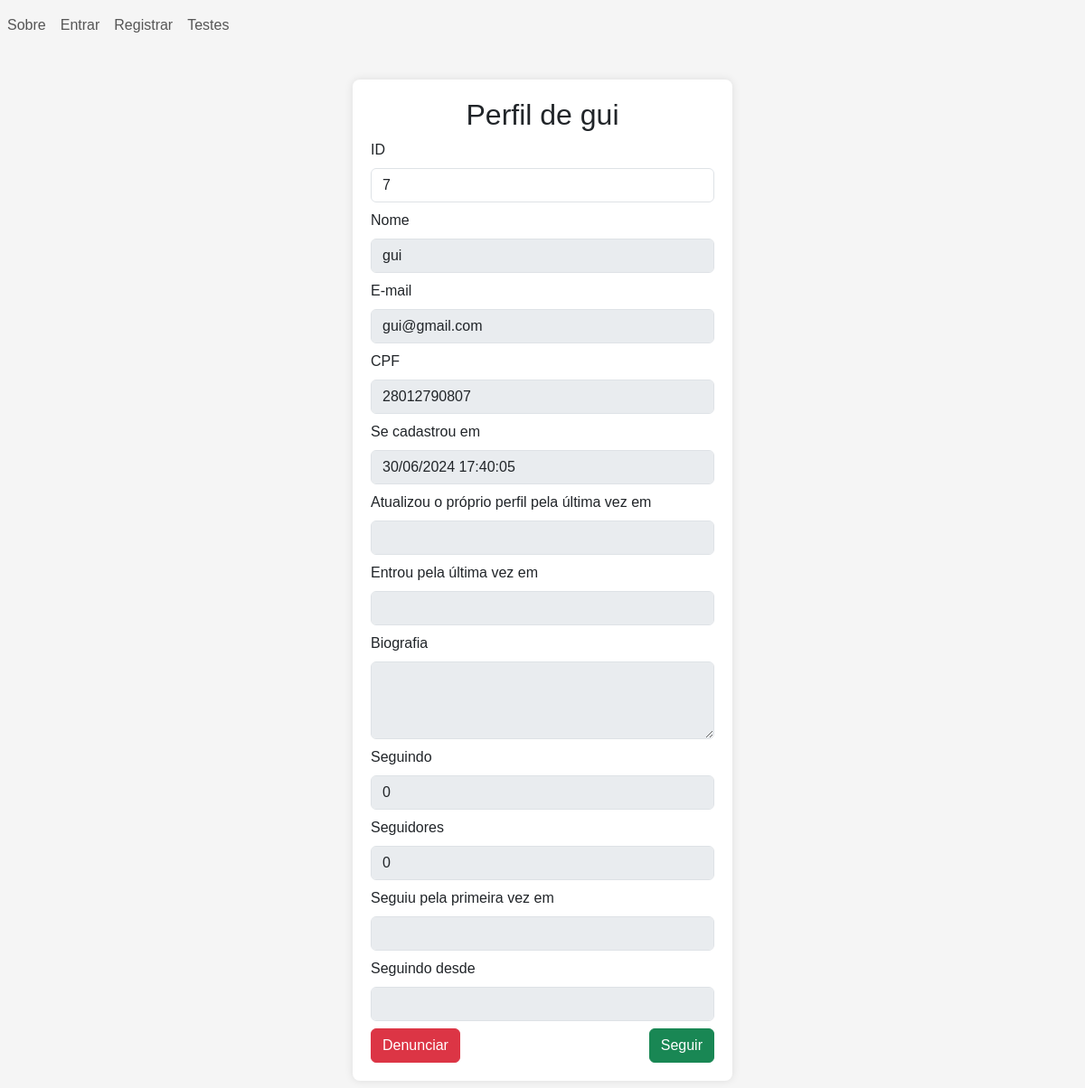
The app's page /users/profile.php?id=7, older data.
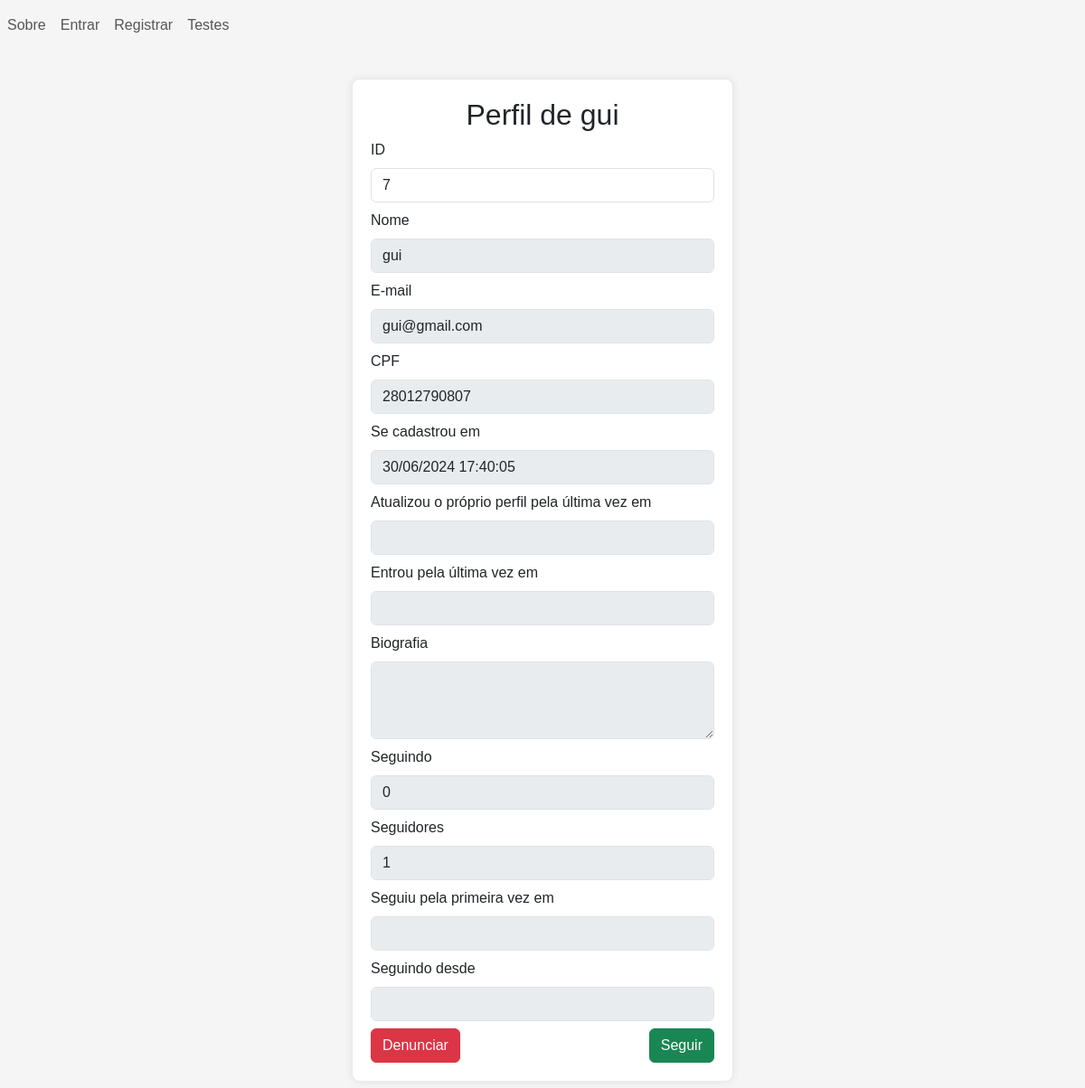
The same page, newer data.
### tables this page shows
CREATE TABLE users (
    id INTEGER PRIMARY KEY AUTOINCREMENT,
    username VARCHAR(255) NOT NULL,
    email VARCHAR(255) NOT NULL UNIQUE,
    cpf VARCHAR(11) NOT NULL UNIQUE,
    created_at DATETIME DEFAULT CURRENT_TIMESTAMP,
    updated_at DATETIME
, pass VARCHAR(255) NOT NULL, bio VARCHAR(100), total_followers INTEGER DEFAULT 0, total_posts INTEGER DEFAULT 0, logged_at TIMESTAMP, adm boolean DEFAULT false, total_following INTEGER default 0);

### src/back/config.php (called while the page is built, shortened)
<?php
    function format_date($date_string){
        return $date_string != null ? date('d/m/Y H:i:s',strtotime($date_string)) : "";
    }
    function db_conn(){
        $db = new SQLite3(SRC_URL.'back/database.sqlite',SQLITE3_OPEN_READWRITE);
        return $db;
    }
    function get_user_by($unique_col,$col_value){
        $db = db_conn();
        $se_SQL = "SELECT * FROM users WHERE $unique_col LIKE :col_value";
        $se_query = $db->prepare($se_SQL);
        $se_query->bindValue(':col_value',$col_value,SQLITE3_TEXT);
        $se_result = $se_query->execute();
        $user = $se_result->fetchArray(SQLITE3_ASSOC);
        return $user;
    }
?>

### users/profile.php (the view, shortened to what this page needs)
<?php
    require "../src/back/config.php";
    if (isset($_GET['id']) && is_numeric($_GET['id']) && $_GET['id'] > 0) {
        $id = $_GET['id'];
    }else{
        checkAuth(true);
        $id = $_SESSION['user']['id'];
    }
    $profile = get_user_by('id',$id);
    $profile['following_since'] = "";
    $profile['followed_first_at'] = "";
    $profile['following'] = false;
?>
<!DOCTYPE html>
<html lang="en">
    <head>
        <?php require SRC_URL."front/head.php" ?>
    </head>
    <body>
        <?php require SRC_URL."front/navbar.php" ?>
        <form class = "container form-container" action="follow_user.php" method="POST" autocomplete = 'off'  >
            <div class = "text-center">
                <h2>Perfil de <?php echo explode(" ",$profile['username'])[0] ?></h2>
            </div>
            <div class = "form-group">
                <label for="id-input" class = "form-label">ID</label>
                <input type="text" id = "id-input" name = "id" class = "form-control" <?php echo "value = ".$profile['id'] ?> readonly>
            </div>
            <div class = "form-group">
                <label for="username-input" class = "form-label">Nome</label>
                <input type="text" id = "username-input" name = "username" class = "form-control" <?php echo "value = ".$profile['username'] ?> disabled>
            </div>
            <div class = "form-group">
                <label for="email-input" class = "form-label">E-mail</label>
                <input type="email" id = "email-input" name = "email" class = "form-control" <?php echo "value = ".$profile['email'] ?> disabled>
            </div>
            <div class = "form-group">
                <label for="cpf-input" class = "form-label">CPF</label>
                <input type="text" id = "cpf-input" name = "cpf" class = "form-control" <?php echo "value = ".$profile['cpf'] ?> disabled>
            </div>
            <div class = "form-group">
                <label for="created-at-input" class = "form-label">Se cadastrou em</label>
                <input type="text" id = "created-at-input" class = "form-control" value = "<?php echo format_date($profile["created_at"]) ?>" disabled >
            </div>
            <div class = "form-group">
                <label for="updated-at-input" class = "form-label">Atualizou o próprio perfil pela última vez em</label>
                <input type="text" id = "updated-at-input" class = "form-control" value = "<?php echo format_date($profile['updated_at']) ?>" disabled >
            </div>
            <div class = "form-group">
                <label for="updated-at-input" class = "form-label">Entrou pela última vez em</label>
                <input type="text" id = "updated-at-input" class = "form-control" value = "<?php echo format_date($profile['logged_at']) ?>" disabled >
            </div>
            <div class = "form-group">
                <label for="bio-input" class = "form-label">Biografia</label>
                <textarea name="bio" id="bio-input" cols="30" rows="3" class = "form-control" disabled ><?php echo $profile['bio'] ?> </textarea>
            </div>
            <div class = "form-group">
                <label for="following-input" class = "form-label">Seguindo</label>
                <input type="text" id = "following-input" class = "form-control" value = "<?php echo $profile['total_following'] ?>" disabled >
            </div>
            <div class = "form-group">
                <label for="followers-input" class = "form-label">Seguidores</label>
                <input type="text" id = "followers-input" class = "form-control" value = "<?php echo $profile['total_followers'] ?>" disabled >
            </div>
            <div class = "form-group">
                <label for="followed-at-first-input" class = "form-label">Seguiu pela primeira vez em</label>
                <input type="text" id = "followed-at-first-input" class = "form-control" value = "<?php echo isset($profile['followed_first_at']) ? format_date($profile['followed_first_at']) : "" ?>" disabled >
            </div>
            <div class = "form-group">
                <label for="following-since-input" class = "form-label">Seguindo desde</label>
                <input type="text" id = "following-since-input" class = "form-control" value = "<?php echo isset($profile['following_since']) ? format_date($profile['following_since']) : "" ?>" disabled >
            </div>
            <div class = "row" >
                <div class = "col-lg-3 col-md-6 col-sm-12" style = "text-align: left">
                    <a class = "btn btn-danger" href="report_user.php?id=<?php echo $profile['id'] ?>">Denunciar</a>
                </div>
                <div class = "col-lg-6 col-md-6 col-sm-12" style = "text-align: left">
                </div>
                <div class = "col-lg-3 col-md-6 col-sm-12" style = "text-align: right">
                    <button type = "submit" class = "btn btn-success" <?php echo $_SESSION['user']['id'] == $profile['id'] ? "disabled" : "" ?>>
                        <?php echo $profile['following'] ? "Seguindo" : "Seguir" ?>
                    </button>
                </div>
            </div>
        </form>
    </body>
</html>

### src/front/head.php (shortened to what this page needs)
<head>
    <link href="https://cdn.jsdelivr.net/npm/bootstrap@5.3.3/dist/css/bootstrap.min.css" rel="stylesheet">
    <link rel="stylesheet" href="<?php echo MAIN_LINK ?>index.css">
</head>

### src/front/navbar.php (shortened to what this page needs)
<?php
  function set_nav_link($path,$text){
    echo "<li class='nav-item'><a href = '$path' class = 'nav-link'>$text</a></li>";
  }
?>
<navbar class = "navbar navbar-expand-lg">
    <ul class="navbar-nav mr-auto">
        <?php
          set_nav_link(MAIN_LINK."index.php","Sobre");
          if(isset($_SESSION["user"])){
            set_nav_link(USERS_LINK."profile.php","Perfil");
            set_nav_link(USERS_LINK."crud/my_data.php","Meus dados");
            set_nav_link(USERS_LINK."users.php","Usuários");
            set_nav_link(USERS_LINK."auth/log_out.php","Sair");
          }else{
            set_nav_link(USERS_LINK."auth/login.php","Entrar");
            set_nav_link(USERS_LINK."crud/signin.php","Registrar");
          }
        ?>
    </ul>
</navbar>

### main/index.css (style rules this page uses)
form { margin: auto; padding: 0.5rem; }
form .form-group { margin-bottom: 0.5rem; }
.form-container { width: 35%; }
body { font-family: Arial, sans-serif; background-color: #f5f5f5; margin: 0; }
.container { max-width: 80%; margin: 2rem auto; padding: 20px; background-color: #fff; box-shadow: 0 0 10px rgba(0, 0, 0, 0.1); border-radius: 8px; overflow: auto; }
a { color: #007BFF; text-decoration: none; }
a.btn, .nav-link { text-decoration: none; }
.nav-link,.nav-link:hover { text-decoration: none; }

Row changes from the older to the newer data that the page shows:
changed users "gui": total_followers "0" → "1"
